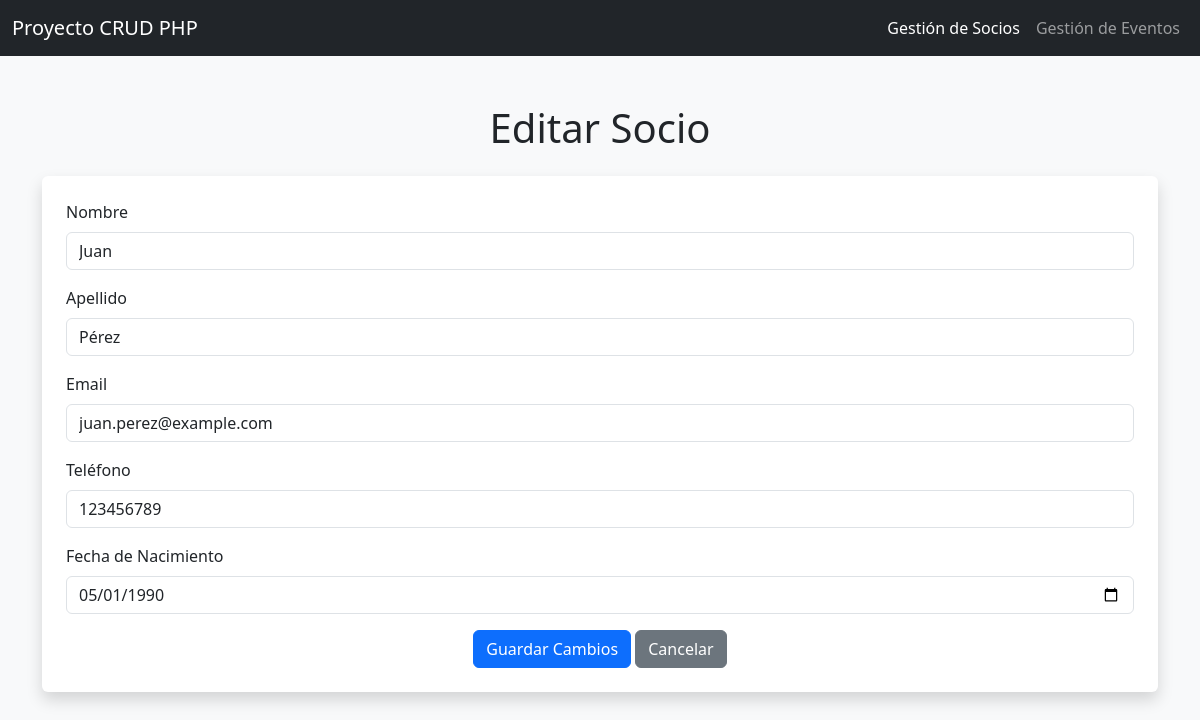
The app's page /vista/editar_socio.php?id=1 with its own data.
### tables this page shows
CREATE TABLE socios (
    id_socio INT AUTO_INCREMENT PRIMARY KEY,
    nombre VARCHAR(255) NOT NULL,
    apellido VARCHAR(255) NOT NULL,
    email VARCHAR(255) NOT NULL UNIQUE,
    telefono VARCHAR(20) NOT NULL,
    fecha_nacimiento DATE NOT NULL
);

### config/db_config.php (called while the page is built, shortened)
<?php
class Conexion {
    private $servidor = 'localhost';
    private $usuario = 'root';
    private $password = 'curso';
    private $base_datos = 'club_deportivo';
    public function __construct() {
        $this->conexion = new mysqli($this->servidor, $this->usuario, $this->password, $this->base_datos);
    }
}
?>

### modelo/class_socio.php (called while the page is built, shortened)
<?php
require_once '../config/db_config.php';
class Socio {
    private $conexion;
    public function __construct() {
        $this->conexion = new Conexion();
    }
    public function obtenerSocioPorId($id_socio) {
        $query = "SELECT * FROM socios WHERE id_socio = ?";
        $stmt = $this->conexion->conexion->prepare($query);
        $stmt->bind_param("i", $id_socio);
        $stmt->execute();
        $resultado = $stmt->get_result();
        return $resultado->fetch_assoc();
    }
}
?>

### vista/editar_socio.php (the view, shortened to what this page needs)
<?php
require_once '../controlador/SociosController.php';
$controller = new SociosController();
$id_socio = $_GET['id'];
$socio = $controller->obtenerSocioPorId($id_socio);
?>
<!DOCTYPE html>
<html lang="es">
<head>
    <link href="https://cdn.jsdelivr.net/npm/bootstrap@5.3.0-alpha3/dist/css/bootstrap.min.css" rel="stylesheet">
</head>
<body class="bg-light">
    <div class="container my-5">
        <h1 class="text-center mb-4">Editar Socio</h1>
        <form method="POST" class="p-4 bg-white shadow rounded">
            <div class="mb-3">
                <label for="nombre" class="form-label">Nombre</label>
                <input type="text" class="form-control" id="nombre" name="nombre" value="<?= $socio['nombre'] ?>" required>
            </div>
            <div class="mb-3">
                <label for="apellido" class="form-label">Apellido</label>
                <input type="text" class="form-control" id="apellido" name="apellido" value="<?= $socio['apellido'] ?>" required>
            </div>
            <div class="mb-3">
                <label for="email" class="form-label">Email</label>
                <input type="email" class="form-control" id="email" name="email" value="<?= $socio['email'] ?>" required>
            </div>
            <div class="mb-3">
                <label for="telefono" class="form-label">Teléfono</label>
                <input type="text" class="form-control" id="telefono" name="telefono" value="<?= $socio['telefono'] ?>" required>
            </div>
            <div class="mb-3">
                <label for="fecha_nacimiento" class="form-label">Fecha de Nacimiento</label>
                <input type="date" class="form-control" id="fecha_nacimiento" name="fecha_nacimiento" value="<?= $socio['fecha_nacimiento'] ?>" required>
            </div>
            <div class="text-center">
                <button type="submit" class="btn btn-primary">Guardar Cambios</button>
                <a href="lista_socios.php" class="btn btn-secondary">Cancelar</a>
            </div>
        </form>
    </div>
</body>
</html>

### records on screen
socios: nombre "Juan", apellido "Pérez", email "juan.perez@example.com", telefono "123456789", fecha_nacimiento "05/01/1990"
